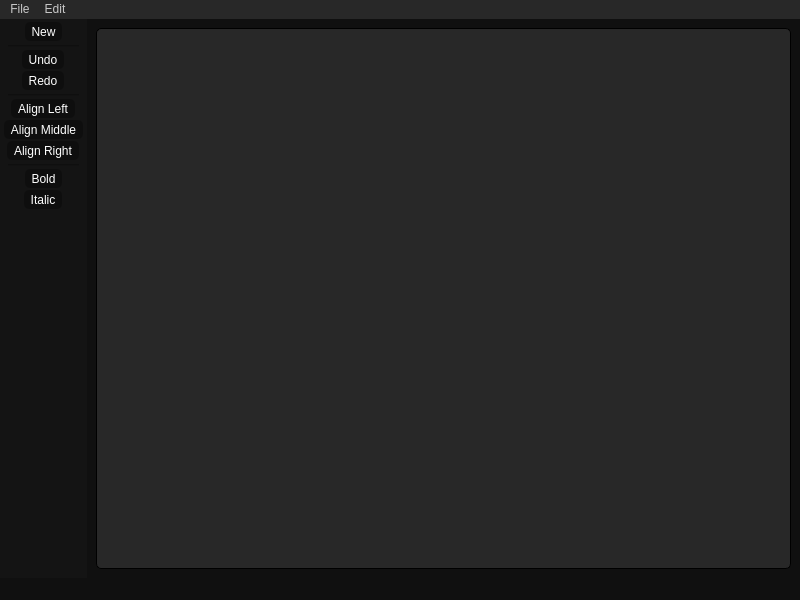
<?xml version="1.0" encoding="UTF-8"?>
<ui version="4.0">
 <class>MainWindow</class>
 <widget class="QMainWindow" name="MainWindow">
  <property name="geometry">
   <rect>
    <x>0</x>
    <y>0</y>
    <width>800</width>
    <height>600</height>
   </rect>
  </property>
  <property name="windowTitle">
   <string>Eclipsed Docs</string>
  </property>
  <property name="styleSheet">
   <string notr="true">QWidget {
    background-color: rgb(16, 16, 16);
}

QTextEdit{
    background: rgb(40, 40, 40); /*background color */
    color: #636363; /* Foreground color*/
 	border: 1px solid black; /*Border color*/
	border-radius: 5px;
	font-style: italic;
}

QToolBar {
    background-color: rgb(20, 20, 20);
	border: 0;
}

QMenuBar::item {
    color: rgb(200, 200, 200); /* Text color of the menu items */
}

QToolBar QToolButton {
    color: white;
	background-color: rgb(14, 14, 14);
	margin-top: 1px;
	margin-right: 2px;
	margin-left: 2px;
	padding-top: 1px;
	padding-bottom: 1px;
	padding-right: 2px;
	padding-left: 2px;

	border-radius: 5px;
}

QToolButton:pressed {
    background-color: rgb(25, 25, 25); /* Background color when pressed */
}

QMenuBar{
	background-color: rgb(40, 40, 40);
	color: white;
}


QMenuBar::item:selected {
    background-color: rgb(200, 200, 200); /* Background color of the selected menu item */
    color: black; /* Text color of the selected menu item */
}

QMenu::item {
    color: white; /* Text color of submenu items */
}

QMenu::item:selected {
    color: black; /* Text color of submenu items */
	background-color: rgb(200, 200, 200);
}


</string>
  </property>
  <property name="iconSize">
   <size>
    <width>32</width>
    <height>32</height>
   </size>
  </property>
  <widget class="QWidget" name="centralwidget">
   <layout class="QGridLayout" name="gridLayout">
    <item row="0" column="0">
     <widget class="QTextEdit" name="mainTextField">
      <property name="styleSheet">
       <string notr="true">QScrollBar:vertical {
    color: rgb(20, 20, 20);
    width: 10px;
}

QScrollBar::handle:vertical {
    background: rgb(25, 25, 25);
    min-height: 20px;
}

QScrollBar::add-line:vertical,
QScrollBar::sub-line:vertical {
    height: 0;
    subcontrol-position: top;
    subcontrol-origin: margin;
}

QScrollBar::add-page:vertical,
QScrollBar::sub-page:vertical {
    background: rgb(50, 50, 50);
}
</string>
      </property>
      <property name="html">
       <string>&lt;!DOCTYPE HTML PUBLIC &quot;-//W3C//DTD HTML 4.0//EN&quot; &quot;http://www.w3.org/TR/REC-html40/strict.dtd&quot;&gt;
&lt;html&gt;&lt;head&gt;&lt;meta name=&quot;qrichtext&quot; content=&quot;1&quot; /&gt;&lt;meta charset=&quot;utf-8&quot; /&gt;&lt;style type=&quot;text/css&quot;&gt;
p, li { white-space: pre-wrap; }
hr { height: 1px; border-width: 0; }
li.unchecked::marker { content: &quot;\2610&quot;; }
li.checked::marker { content: &quot;\2612&quot;; }
&lt;/style&gt;&lt;/head&gt;&lt;body style=&quot; font-family:'Segoe UI'; font-size:9pt; font-weight:400; font-style:italic;&quot;&gt;
&lt;p style=&quot;-qt-paragraph-type:empty; margin-top:0px; margin-bottom:0px; margin-left:0px; margin-right:0px; -qt-block-indent:0; text-indent:0px;&quot;&gt;&lt;br /&gt;&lt;/p&gt;&lt;/body&gt;&lt;/html&gt;</string>
      </property>
     </widget>
    </item>
   </layout>
  </widget>
  <widget class="QMenuBar" name="menubar">
   <property name="geometry">
    <rect>
     <x>0</x>
     <y>0</y>
     <width>800</width>
     <height>22</height>
    </rect>
   </property>
   <widget class="QMenu" name="menuFile">
    <property name="title">
     <string>File</string>
    </property>
    <addaction name="actionNew"/>
    <addaction name="separator"/>
    <addaction name="actionSave"/>
    <addaction name="actionSave_As"/>
    <addaction name="separator"/>
    <addaction name="actionOpen"/>
   </widget>
   <widget class="QMenu" name="menuEdit">
    <property name="title">
     <string>Edit</string>
    </property>
    <addaction name="actionUndo"/>
    <addaction name="actionRedo"/>
    <addaction name="separator"/>
    <addaction name="actionCut"/>
    <addaction name="actionCopy"/>
    <addaction name="actionPaste"/>
    <addaction name="actionDelete"/>
    <addaction name="separator"/>
    <addaction name="actionSelect_All"/>
   </widget>
   <addaction name="menuFile"/>
   <addaction name="menuEdit"/>
  </widget>
  <widget class="QStatusBar" name="statusbar"/>
  <widget class="QToolBar" name="toolBar">
   <property name="font">
    <font>
     <pointsize>9</pointsize>
    </font>
   </property>
   <property name="windowTitle">
    <string>toolBar</string>
   </property>
   <property name="movable">
    <bool>false</bool>
   </property>
   <property name="iconSize">
    <size>
     <width>28</width>
     <height>28</height>
    </size>
   </property>
   <property name="floatable">
    <bool>false</bool>
   </property>
   <attribute name="toolBarArea">
    <enum>LeftToolBarArea</enum>
   </attribute>
   <attribute name="toolBarBreak">
    <bool>false</bool>
   </attribute>
   <addaction name="actionNew"/>
   <addaction name="separator"/>
   <addaction name="actionUndo"/>
   <addaction name="actionRedo"/>
   <addaction name="separator"/>
   <addaction name="actionAlign_Left"/>
   <addaction name="actionAlign_Middle"/>
   <addaction name="actionAlign_Right"/>
   <addaction name="separator"/>
   <addaction name="actionBold"/>
   <addaction name="actionItalic"/>
  </widget>
  <action name="actionSave">
   <property name="text">
    <string>Save</string>
   </property>
   <property name="shortcut">
    <string>Ctrl+S</string>
   </property>
  </action>
  <action name="actionSave_As">
   <property name="text">
    <string>Save As...</string>
   </property>
  </action>
  <action name="actionOpen">
   <property name="text">
    <string>Open...</string>
   </property>
  </action>
  <action name="actionOpen_Recent">
   <property name="text">
    <string>Recently Opened</string>
   </property>
  </action>
  <action name="actionUndo">
   <property name="icon">
    <iconset resource="resources.qrc">
     <normaloff>:/resources/icons/resources/icons/undo.svg</normaloff>:/resources/icons/resources/icons/undo.svg</iconset>
   </property>
   <property name="text">
    <string>Undo</string>
   </property>
   <property name="shortcut">
    <string>Ctrl+Z</string>
   </property>
  </action>
  <action name="actionRedo">
   <property name="icon">
    <iconset resource="resources.qrc">
     <normaloff>:/resources/icons/resources/icons/redo.svg</normaloff>:/resources/icons/resources/icons/redo.svg</iconset>
   </property>
   <property name="text">
    <string>Redo</string>
   </property>
   <property name="shortcut">
    <string>Ctrl+Y</string>
   </property>
  </action>
  <action name="actionCut">
   <property name="text">
    <string>Cut</string>
   </property>
   <property name="shortcut">
    <string>Ctrl+X</string>
   </property>
  </action>
  <action name="actionCopy">
   <property name="text">
    <string>Copy</string>
   </property>
   <property name="shortcut">
    <string>Ctrl+C</string>
   </property>
  </action>
  <action name="actionPaste">
   <property name="text">
    <string>Paste</string>
   </property>
   <property name="shortcut">
    <string>Ctrl+V</string>
   </property>
  </action>
  <action name="actionDelete">
   <property name="text">
    <string>Delete</string>
   </property>
  </action>
  <action name="actionSelect_All">
   <property name="text">
    <string>Select All</string>
   </property>
   <property name="shortcut">
    <string>Ctrl+A</string>
   </property>
  </action>
  <action name="actionAlign_Left">
   <property name="icon">
    <iconset resource="resources.qrc">
     <normaloff>:/resources/icons/resources/icons/align_left.svg</normaloff>:/resources/icons/resources/icons/align_left.svg</iconset>
   </property>
   <property name="text">
    <string>Align Left</string>
   </property>
  </action>
  <action name="actionAlign_Middle">
   <property name="icon">
    <iconset resource="resources.qrc">
     <normaloff>:/resources/icons/resources/icons/align_middle.svg</normaloff>:/resources/icons/resources/icons/align_middle.svg</iconset>
   </property>
   <property name="text">
    <string>Align Middle</string>
   </property>
  </action>
  <action name="actionAlign_Right">
   <property name="icon">
    <iconset resource="resources.qrc">
     <normaloff>:/resources/icons/resources/icons/align_right.svg</normaloff>:/resources/icons/resources/icons/align_right.svg</iconset>
   </property>
   <property name="text">
    <string>Align Right</string>
   </property>
  </action>
  <action name="actionMark_Line_As_Decision">
   <property name="text">
    <string>Mark Line As Decision</string>
   </property>
  </action>
  <action name="actionMark_Line_As_Choice">
   <property name="text">
    <string>Mark Line As Choice</string>
   </property>
  </action>
  <action name="actionBold">
   <property name="icon">
    <iconset resource="resources.qrc">
     <normaloff>:/resources/icons/resources/icons/bold.svg</normaloff>:/resources/icons/resources/icons/bold.svg</iconset>
   </property>
   <property name="text">
    <string>Bold</string>
   </property>
  </action>
  <action name="actionItalic">
   <property name="icon">
    <iconset resource="resources.qrc">
     <normaloff>:/resources/icons/resources/icons/italic.svg</normaloff>:/resources/icons/resources/icons/italic.svg</iconset>
   </property>
   <property name="text">
    <string>Italic</string>
   </property>
  </action>
  <action name="actionNew">
   <property name="icon">
    <iconset resource="resources.qrc">
     <normaloff>:/resources/icons/resources/icons/add_new.svg</normaloff>:/resources/icons/resources/icons/add_new.svg</iconset>
   </property>
   <property name="text">
    <string>New</string>
   </property>
  </action>
 </widget>
 <resources>
  <include location="resources.qrc"/>
 </resources>
 <connections>
  <connection>
   <sender>actionUndo</sender>
   <signal>triggered()</signal>
   <receiver>mainTextField</receiver>
   <slot>undo()</slot>
   <hints>
    <hint type="sourcelabel">
     <x>-1</x>
     <y>-1</y>
    </hint>
    <hint type="destinationlabel">
     <x>399</x>
     <y>300</y>
    </hint>
   </hints>
  </connection>
  <connection>
   <sender>actionRedo</sender>
   <signal>triggered()</signal>
   <receiver>mainTextField</receiver>
   <slot>redo()</slot>
   <hints>
    <hint type="sourcelabel">
     <x>-1</x>
     <y>-1</y>
    </hint>
    <hint type="destinationlabel">
     <x>399</x>
     <y>300</y>
    </hint>
   </hints>
  </connection>
  <connection>
   <sender>actionCopy</sender>
   <signal>triggered()</signal>
   <receiver>mainTextField</receiver>
   <slot>copy()</slot>
   <hints>
    <hint type="sourcelabel">
     <x>-1</x>
     <y>-1</y>
    </hint>
    <hint type="destinationlabel">
     <x>399</x>
     <y>300</y>
    </hint>
   </hints>
  </connection>
  <connection>
   <sender>actionPaste</sender>
   <signal>triggered()</signal>
   <receiver>mainTextField</receiver>
   <slot>paste()</slot>
   <hints>
    <hint type="sourcelabel">
     <x>-1</x>
     <y>-1</y>
    </hint>
    <hint type="destinationlabel">
     <x>399</x>
     <y>300</y>
    </hint>
   </hints>
  </connection>
  <connection>
   <sender>actionSelect_All</sender>
   <signal>triggered()</signal>
   <receiver>mainTextField</receiver>
   <slot>selectAll()</slot>
   <hints>
    <hint type="sourcelabel">
     <x>-1</x>
     <y>-1</y>
    </hint>
    <hint type="destinationlabel">
     <x>399</x>
     <y>300</y>
    </hint>
   </hints>
  </connection>
 </connections>
</ui>
